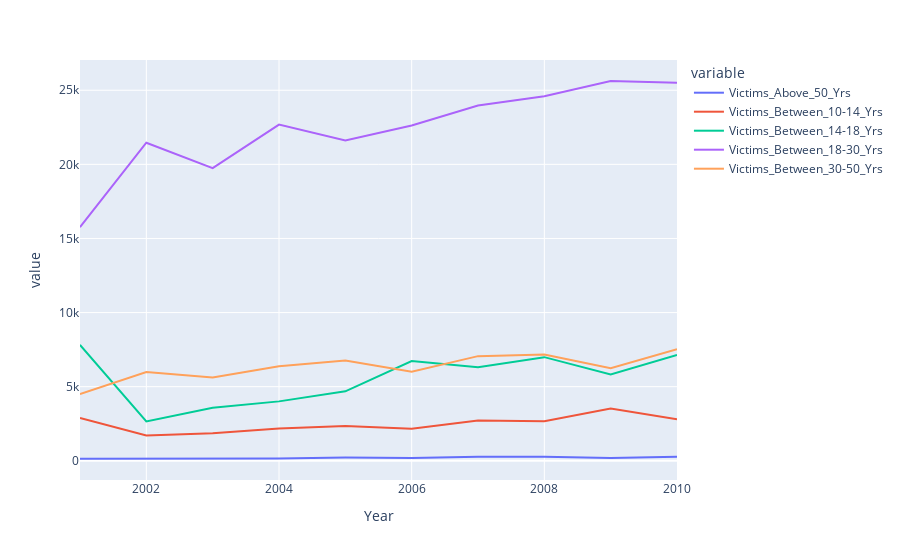

The notebook cell this image was saved under:
### Code cell
import seaborn as sns
fig = px.line(yearw, x = 'Year', y = ['Victims_Above_50_Yrs','Victims_Between_10-14_Yrs','Victims_Between_14-18_Yrs',
                                    'Victims_Between_18-30_Yrs','Victims_Between_30-50_Yrs'])
fig.show()

### Figure 1 — Plotly figure (JSON) as saved in the notebook; plotly's stock layout.template omitted (floating-point values rounded to 4 significant figures)
{"data": [{"hovertemplate": "variable=Victims_Above_50_Yrs<br>Year=%{x}<br>value=%{y}<extra></extra>", "legendgroup": "Victims_Above_50_Yrs", "line": {"color": "#636efa", "dash": "solid"}, "mode": "lines", "name": "Victims_Above_50_Yrs", "orientation": "v", "showlegend": true, "type": "scatter", "x": [2001, 2002, 2003, 2004, 2005, 2006, 2007, 2008, 2009, 2010], "xaxis": "x", "y": [136, 132, 120, 162, 222, 188, 266, 272, 190, 272], "yaxis": "y"}, {"hovertemplate": "variable=Victims_Between_10-14_Yrs<br>Year=%{x}<br>value=%{y}<extra></extra>", "legendgroup": "Victims_Between_10-14_Yrs", "line": {"color": "#EF553B", "dash": "solid"}, "mode": "lines", "name": "Victims_Between_10-14_Yrs", "orientation": "v", "showlegend": true, "type": "scatter", "x": [2001, 2002, 2003, 2004, 2005, 2006, 2007, 2008, 2009, 2010], "xaxis": "x", "y": [2880, 1708, 1862, 2180, 2348, 2162, 2710, 2662, 3520, 2808], "yaxis": "y"}, {"hovertemplate": "variable=Victims_Between_14-18_Yrs<br>Year=%{x}<br>value=%{y}<extra></extra>", "legendgroup": "Victims_Between_14-18_Yrs", "line": {"color": "#00cc96", "dash": "solid"}, "mode": "lines", "name": "Victims_Between_14-18_Yrs", "orientation": "v", "showlegend": true, "type": "scatter", "x": [2001, 2002, 2003, 2004, 2005, 2006, 2007, 2008, 2009, 2010], "xaxis": "x", "y": [7822, 2650, 3584, 4008, 4688, 6728, 6304, 6992, 5824, 7140], "yaxis": "y"}, {"hovertemplate": "variable=Victims_Between_18-30_Yrs<br>Year=%{x}<br>value=%{y}<extra></extra>", "legendgroup": "Victims_Between_18-30_Yrs", "line": {"color": "#ab63fa", "dash": "solid"}, "mode": "lines", "name": "Victims_Between_18-30_Yrs", "orientation": "v", "showlegend": true, "type": "scatter", "x": [2001, 2002, 2003, 2004, 2005, 2006, 2007, 2008, 2009, 2010], "xaxis": "x", "y": [15762, 21460, 19746, 22686, 21618, 22624, 23968, 24598, 25624, 25498], "yaxis": "y"}, {"hovertemplate": "variable=Victims_Between_30-50_Yrs<br>Year=%{x}<br>value=%{y}<extra></extra>", "legendgroup": "Victims_Between_30-50_Yrs", "line": {"color": "#FFA15A", "dash": "solid"}, "mode": "lines", "name": "Victims_Between_30-50_Yrs", "orientation": "v", "showlegend": true, "type": "scatter", "x": [2001, 2002, 2003, 2004, 2005, 2006, 2007, 2008, 2009, 2010], "xaxis": "x", "y": [4496, 5984, 5622, 6378, 6762, 6004, 7060, 7168, 6248, 7526], "yaxis": "y"}], "layout": {"legend": {"title": {"text": "variable"}, "tracegroupgap": 0}, "margin": {"t": 60}, "xaxis": {"anchor": "y", "domain": [0, 1], "title": {"text": "Year"}}, "yaxis": {"anchor": "x", "domain": [0, 1], "title": {"text": "value"}}}}
